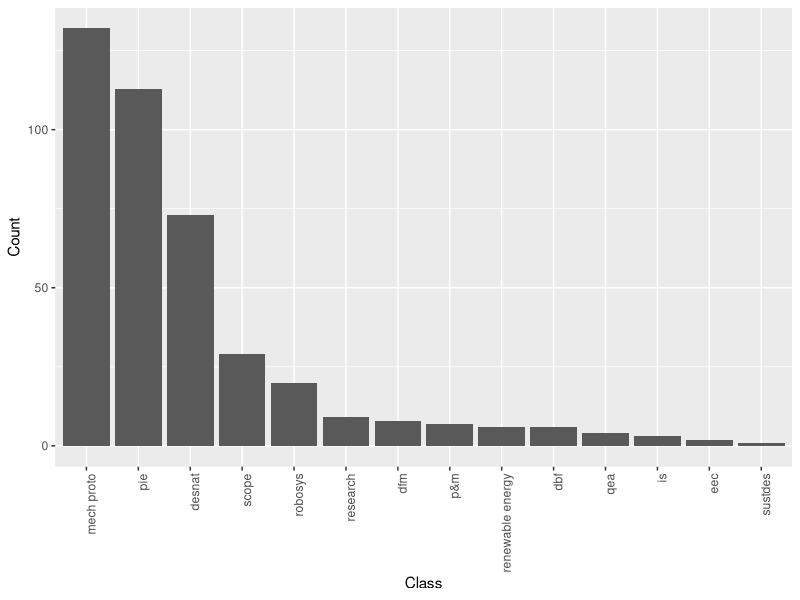
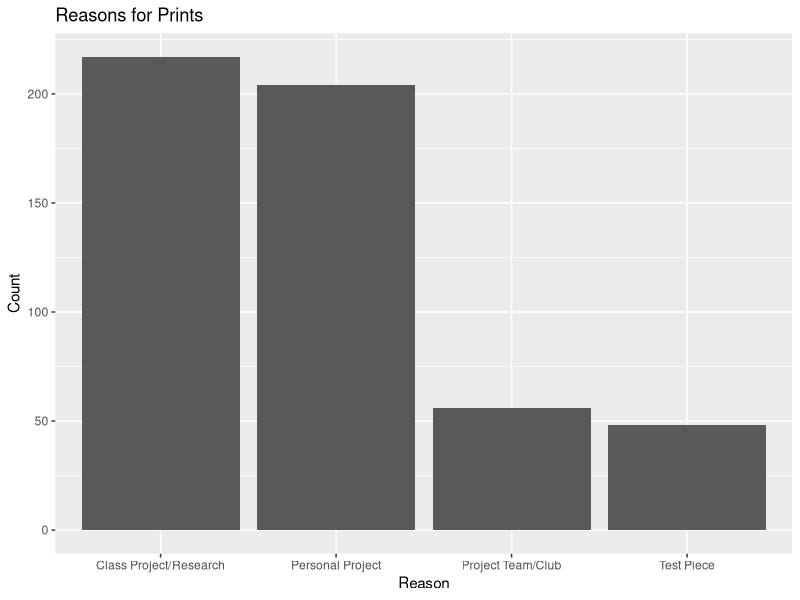
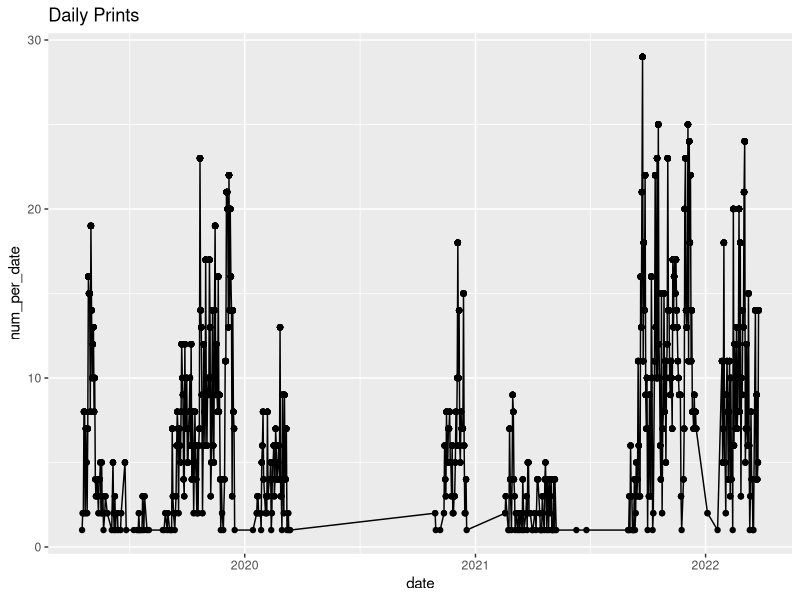
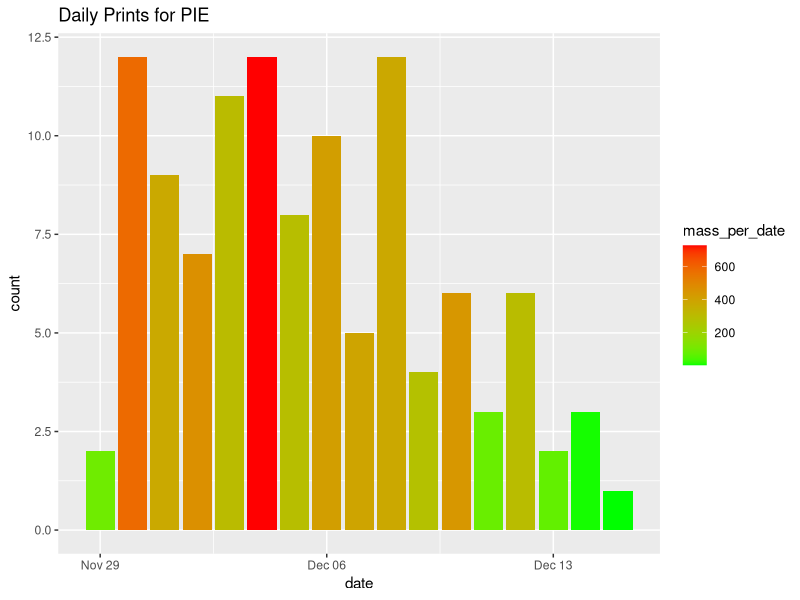
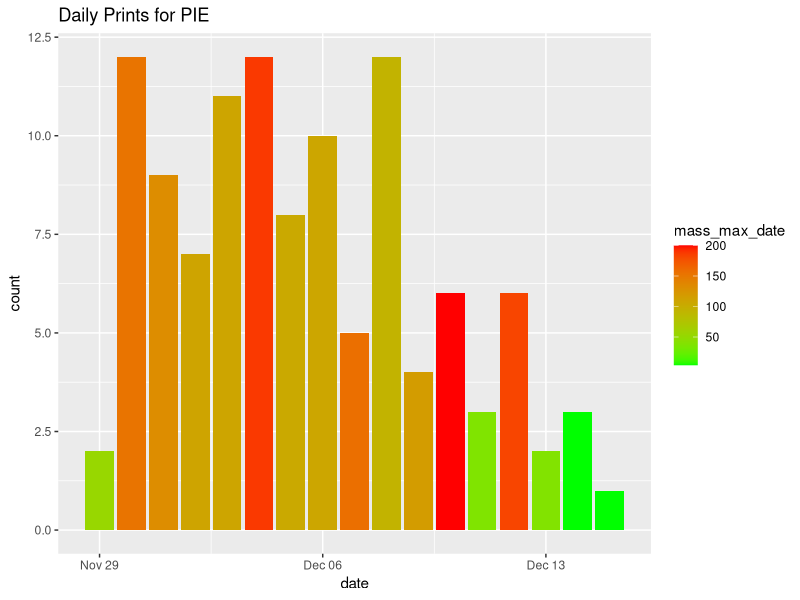
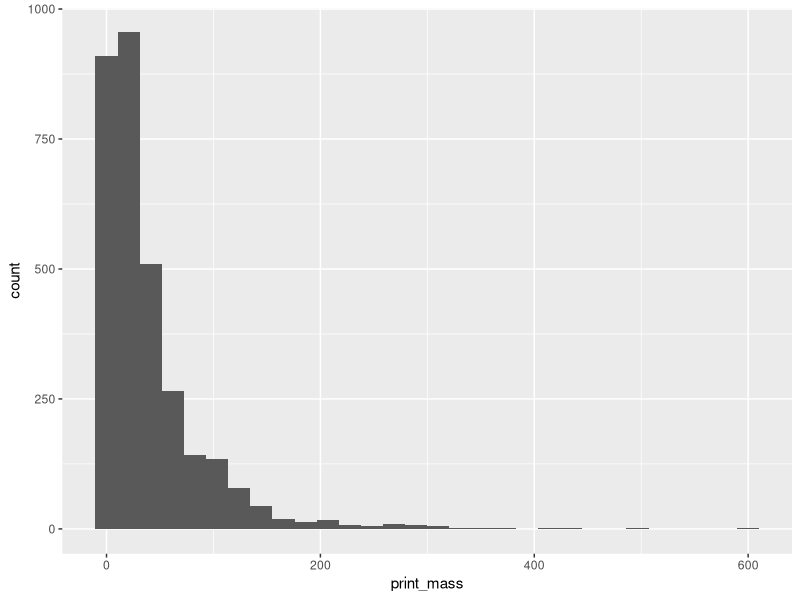
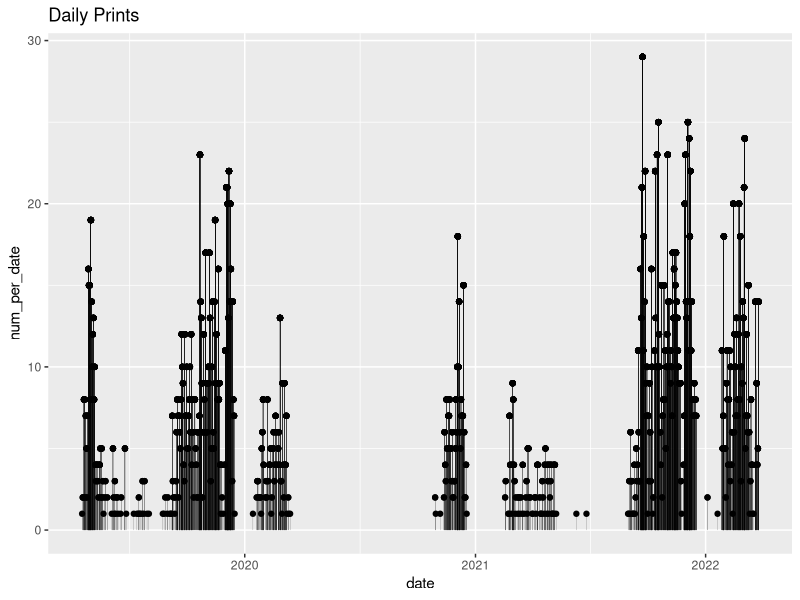

The R source for these figures, in order: (Note: this script raises an error after producing the figures.)
## ---- chunk 1
knitr::opts_chunk$set(echo = TRUE)
library(tidyverse)
library(lubridate)
library(chron)
## ---- chunk 2
theme_common <- function() {
  theme_minimal() %+replace%
  theme(
    axis.text.x = element_text(size = 12),
    axis.text.y = element_text(size = 12),
    axis.title.x = element_text(margin = margin(4, 4, 4, 4), size = 16),
    axis.title.y = element_text(margin = margin(4, 4, 4, 4), size = 16, angle = 90),
    legend.title = element_text(size = 16),
    legend.text = element_text(size = 12),
    strip.text.x = element_text(size = 12),
    strip.text.y = element_text(size = 12),
    panel.grid.major = element_line(color = "grey90"),
    panel.grid.minor = element_line(color = "grey90"),
    aspect.ratio = 10/16,
    plot.margin = unit(c(t = +0, b = +0, r = +0, l = +0), "cm"),
    plot.title = element_text(size = 18),
    # plot.title.position = "plot",
    plot.subtitle = element_text(size = 16),
    plot.caption = element_text(size = 12)
  )
}
## ---- chunk 3
df_curr_raw <- read_csv(file = "data/3d_curr.csv")
df_old_raw <- read_csv(file = "data/3d_old.csv")
## ---- chunk 4
df_both_raw <-
  bind_rows(df_curr_raw,df_old_raw)


df_both <- 
  df_both_raw %>% 
  mutate(
    print_mass = str_extract(print_mass_grams, "\\d+"), # extract just mass from print mass
    class = tolower(class), #make class lowercase
    printer = tolower(printer)
  ) %>% 
  #separate into date and time
  separate(timestamp, c("date", "time"), sep = " ", remove = FALSE) %>% 
  transform(
    date = as.Date(date),
    time = chron(time = time),
    print_mass = as.numeric(print_mass)
  )

printers <- c("himalia", "elera", "ganymede", "callisto", "thebe", "themisto",
              "io", "metis", "sinope", "dia", "europa", "queue", 
              "valetudo", "amalthea", NA)

df_both <-
  df_both %>% 
  mutate (
    printer = str_replace(printer, "hima.*", "himalia"),
    printer = str_replace(printer, "elar.*", "elera"),
    printer = str_replace(printer, "gany.*", "ganymede"),
    printer = str_replace(printer, "themi.*", "themisto"),
    printer = str_replace(printer, "cal.*", "callisto"),
    printer = str_replace(printer, "theb.*", "thebe"),
    printer = str_replace(printer, "io.*", "io"),
    printer = str_replace(printer, "met.*", "metis"),
    printer = str_replace(printer, "sin.*", "sinope"),
    printer = str_replace(printer, "dia.*", "dia"),
    printer = str_replace(printer, "euro.*", "europa"),
    printer = str_replace(printer, ".*que.*", "queue"),
    printer = str_replace(printer, "val.*", "valetudo"),
    printer = str_replace(printer, ".*thea.*", "amalthea"),
    printer = ifelse(printer %in% printers, printer, "other")
  )

#unique(df_curr$class)

# Standardize each class to ensure pie/principles of integrated engineering are the same/pieeeeeee are the same
df_both <-
  df_both %>% 
  mutate (
    class = str_replace(class, "pie.*", "pie"),
    class = str_replace(class, "dfm|.*manufact.*", "dfm"),
    class = str_replace(class, ".*scope.*", "scope"),
    class = str_replace(class, ".*indep.*|is.*", "is"),
    class = str_replace(class, ".*nat.*|.*nt.*", "desnat"),
    class = str_replace(class, ".*renewable.*", "renewable energy"),
    class = str_replace(class, ".*eec.*", "eec"),
    class = str_replace(class, ".*proto.*", "mech proto"),
    class = str_replace(class, ".*qea.*", "qea"),
    class = str_replace(class, ".*research.*|.*lair.*", "research"),
    class = str_replace(class, ".*market.*|p&.*|p[[:space:]]&.*", "p&m"),
    class = str_replace(class, ".*sust.*", "sustdes"),
    class = str_replace(class, ".*robos.*", "robosys"),
    class = str_replace(class, ".*dbf.*|design[[:space:]]bu.*", "dbf"),
    class = factor(
      class,
      levels = c("pie", "dfm", "scope", "is", "desnat", "renewable energy", "eec", "mech proto", "qea", "research", "p&m", "sustdes", 
        "robosys", "dbf")
    ),
   reason_print = str_replace(reason_print, "Class Project", "Class Project/Research"), #combine since Class Project/Research was created in middle of survey
   reason_print = factor(
     reason_print,
     levels = c("Class Project/Research", "Personal Project", "Project Team/Club", "Test Piece")
   )

  )
## ---- chunk 5
df_both %>% 
  group_by(class) %>% 
  summarize(
    num_class = length(class)
  ) %>% 
  filter(
    !is.na(class)
  ) %>% 
  ggplot(aes(x = reorder(class, -num_class), y = num_class)) +
  geom_col() +
  #theme_common() +
  theme(axis.text.x = element_text(angle = 90, hjust = 1)) +
  xlab("Class") +
  ylab("Count")
## ---- chunk 6
df_both %>% 
  count(reason_print) %>% 
  filter(!is.na(reason_print)) %>%
  ggplot(aes(x = reorder(reason_print, -n), y = n)) +
  geom_col() +
  xlab("Reason") +
  ylab("Count") +
  ggtitle("Reasons for Prints")
  
## ---- chunk 7
df_both %>% 
  group_by(date) %>% 
  mutate(
    num_per_date = length(date)
  ) %>% 
  ggplot(aes(x = date, y = num_per_date)) +
  geom_point() +
  geom_line() +
  ggtitle("Daily Prints")

  
  
## ---- chunk 8
df_both %>% 
  filter(class == "pie") %>%
  group_by(date) %>%
  mutate(
    num_per_date = length(date),
    mass_per_date = sum(print_mass, na.rm = TRUE)
  ) %>%
  ggplot(aes(x = date, fill = mass_per_date, group = interaction(date, mass_per_date))) +
  geom_bar() +
  scale_fill_gradient(low = "green", high = "red") +
  ggtitle("Daily Prints for PIE")

## ---- chunk 9
df_both %>% 
  filter(class == "pie") %>%
  group_by(date) %>%
  mutate(
    num_per_date = length(date),
    mass_max_date = max(print_mass, na.rm = TRUE)
  ) %>%
  ggplot(aes(x = date, fill = mass_max_date, group = interaction(date, mass_max_date))) +
  geom_bar() +
  scale_fill_gradient(low = "green", high = "red") +
  ggtitle("Daily Prints for PIE")
## ---- chunk 10
df_both %>% 
  ggplot(aes(x = print_mass)) +
  geom_histogram() 
## ---- chunk 11
df_both %>% 
  group_by(date) %>% 
  mutate(
    num_per_date = length(date)
  ) %>% 
  ggplot(aes(x = date, y = num_per_date)) +
  #geom_point() +
  #geom_line() +
  geom_segment(aes(date,num_per_date,xend=date,yend=0), size=0.05) +
  geom_point() +
  ggtitle("Daily Prints")
## ---- chunk 12
df_old %>% 
  group_by(date) %>% 
  mutate(
    mass_per_date = sum(print_mass, na.rm = TRUE)
  ) %>% 
  ggplot(aes(x = date, y = mass_per_date)) +
  #geom_point() +
  geom_line() +
  ggtitle("Daily Prints")
## ---- chunk 13
df_both %>% 
  group_by(date) %>% 
  mutate(
    date_avg = mean(print_mass, na.rm = TRUE)
  ) %>% 
  ggplot(aes(x = date, y = date_avg)) +
  #geom_point() +
  geom_line() 
## ---- chunk 14
df_both %>% 
  filter(printer != "other") %>%
  group_by(printer) %>% 
  mutate(
    num_per_printer = length(printer)
  ) %>% 
  ggplot(aes(x = printer, y = num_per_printer)) +
  #geom_point() +
  geom_col() +
  theme(axis.text.x = element_text(angle = 90, hjust = 1)) 

## ---- chunk 15
df_both %>% 
  group_by(printer) %>% 
  
  ggplot(aes(x = printer)) +
  #geom_point() +
  geom_bar() +
  theme(axis.text.x = element_text(angle = 90, hjust = 1)) 

## ---- chunk 16
unique(df_both$printer)



## ---- chunk 17
df_both %>%
  mutate(
    time=hms(as.character(time)),
    time = hour(time)
  ) %>%
  ggplot() +
  geom_histogram(aes(x=time),binwidth = 1)
